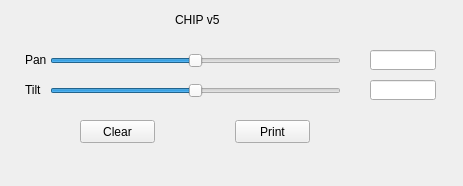
<?xml version="1.0" encoding="UTF-8"?>
<ui version="4.0">
 <class>Form</class>
 <widget class="QWidget" name="Form">
  <property name="geometry">
   <rect>
    <x>0</x>
    <y>0</y>
    <width>463</width>
    <height>186</height>
   </rect>
  </property>
  <property name="windowTitle">
   <string>Form</string>
  </property>
  <widget class="QSlider" name="horizontalSlider">
   <property name="geometry">
    <rect>
     <x>50</x>
     <y>50</y>
     <width>291</width>
     <height>22</height>
    </rect>
   </property>
   <property name="minimum">
    <number>70</number>
   </property>
   <property name="maximum">
    <number>170</number>
   </property>
   <property name="value">
    <number>120</number>
   </property>
   <property name="orientation">
    <enum>Qt::Horizontal</enum>
   </property>
  </widget>
  <widget class="QPushButton" name="pushButton">
   <property name="geometry">
    <rect>
     <x>80</x>
     <y>120</y>
     <width>75</width>
     <height>23</height>
    </rect>
   </property>
   <property name="text">
    <string>Clear</string>
   </property>
  </widget>
  <widget class="QLineEdit" name="lineEdit">
   <property name="geometry">
    <rect>
     <x>370</x>
     <y>50</y>
     <width>66</width>
     <height>20</height>
    </rect>
   </property>
  </widget>
  <widget class="QPushButton" name="pushButton_2">
   <property name="geometry">
    <rect>
     <x>235</x>
     <y>120</y>
     <width>75</width>
     <height>23</height>
    </rect>
   </property>
   <property name="text">
    <string>Print</string>
   </property>
  </widget>
  <widget class="QLabel" name="label">
   <property name="geometry">
    <rect>
     <x>25</x>
     <y>50</y>
     <width>30</width>
     <height>20</height>
    </rect>
   </property>
   <property name="text">
    <string>Pan</string>
   </property>
  </widget>
  <widget class="QSlider" name="horizontalSlider_2">
   <property name="geometry">
    <rect>
     <x>50</x>
     <y>80</y>
     <width>291</width>
     <height>22</height>
    </rect>
   </property>
   <property name="minimum">
    <number>70</number>
   </property>
   <property name="maximum">
    <number>170</number>
   </property>
   <property name="value">
    <number>120</number>
   </property>
   <property name="orientation">
    <enum>Qt::Horizontal</enum>
   </property>
  </widget>
  <widget class="QLabel" name="label_2">
   <property name="geometry">
    <rect>
     <x>25</x>
     <y>80</y>
     <width>30</width>
     <height>20</height>
    </rect>
   </property>
   <property name="text">
    <string>Tilt</string>
   </property>
  </widget>
  <widget class="QLineEdit" name="lineEdit_2">
   <property name="geometry">
    <rect>
     <x>370</x>
     <y>80</y>
     <width>66</width>
     <height>20</height>
    </rect>
   </property>
  </widget>
  <widget class="QLabel" name="label_3">
   <property name="geometry">
    <rect>
     <x>175</x>
     <y>10</y>
     <width>60</width>
     <height>20</height>
    </rect>
   </property>
   <property name="text">
    <string>CHIP v5</string>
   </property>
  </widget>
 </widget>
 <resources/>
 <connections/>
</ui>
